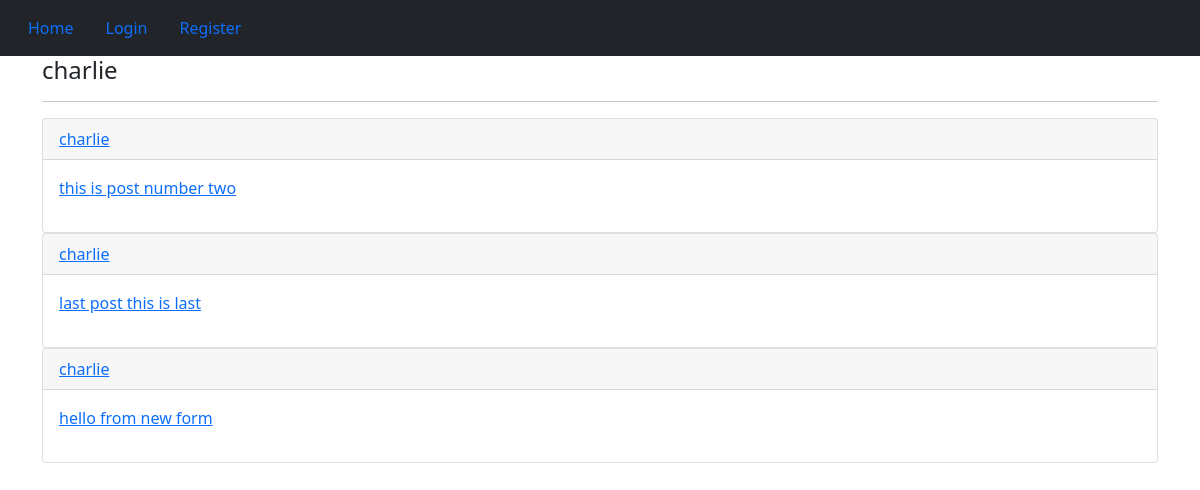
Page /accounts/dashboard/1 on the committed database.
### posts/models.py (models this page shows, shortened)
class Post (models.Model):
    user =      models.ForeignKey(User, on_delete = models.CASCADE)
    body =      models.TextField(max_length = 500)
    slug =      models.SlugField(max_length = 200)
    created =   models.DateTimeField(auto_now_add = True)
    def get_absolute_url(self):
        return reverse('posts:post_detail', args=[self.created.year, self.created.month, self.created.day, self.slug])

### usermanage/views.py (the view)
# urls.py: path('dashboard/<int:user_id>', views.user_dashboard, name='dashboard'),
def user_dashboard(request, user_id):
    user = get_object_or_404(User, id = user_id)
    posts = Post.objects.filter(user = user)
    context = {
        'user': user ,
        'posts' : posts
    }
    return render(request, 'usermanage/dashboard.html', context)

### templates/usermanage/dashboard.html (shortened to what this page needs)
{% extends 'base.html' %}
{% block content %}
    <h4> {{ user.username }} </h4>
    <hr />
    {% for post in posts %}
        <div class="card" >
            <p class="card-header" ><a href="{% url 'usermanage:dashboard' post.user.id %}">{{ post.user }}</a></p>
            <p class="card-body" ><a href='{{ post.get_absolute_url }}' >{{ post.body }}</a></p>
        </div>
    {% empty %}
        <p> this user has no posts </p>
    {% endfor %}
{% endblock %}

### rows in the picture
Post: user "charlie", body "this is post number two"
Post: user "charlie", body "last post this is last"
Post: user "charlie", body "hello from new form"

### other values in the picture
{{ user.username }} "charlie"
